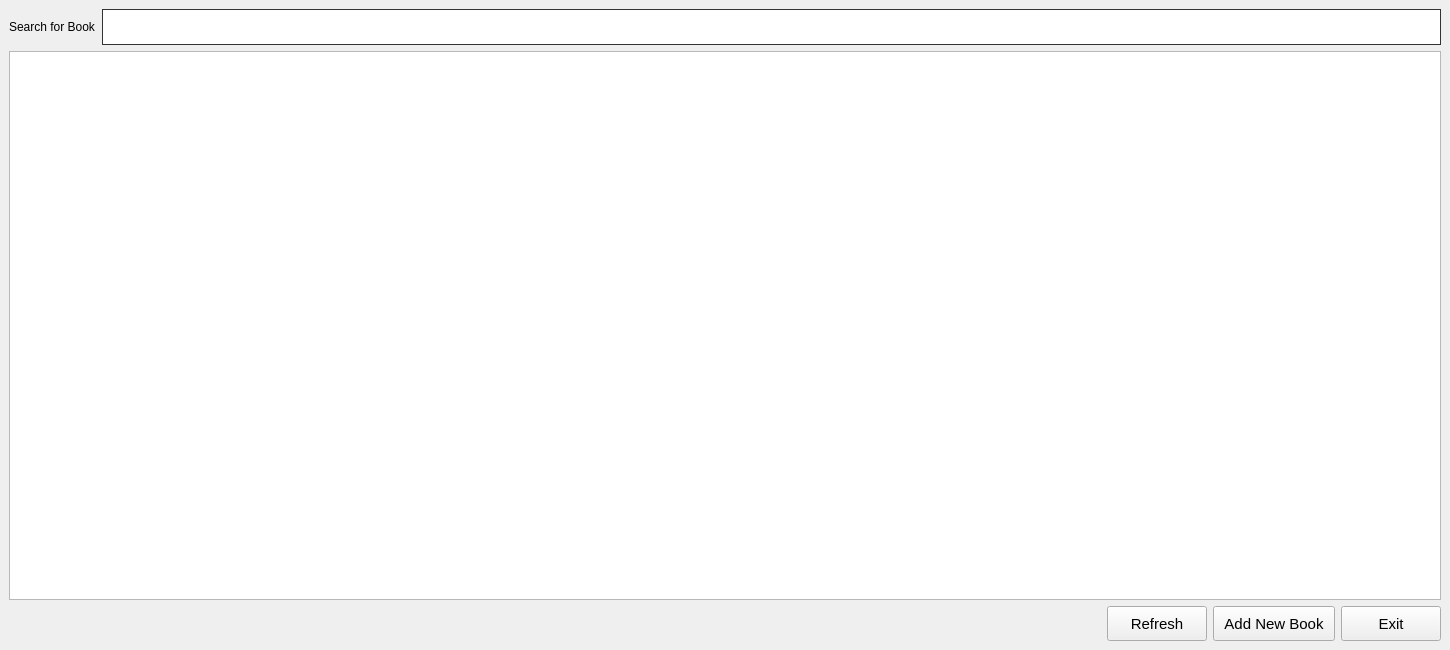
<?xml version="1.0" encoding="UTF-8"?>
<ui version="4.0">
 <class>Browse</class>
 <widget class="QMainWindow" name="Browse">
  <property name="geometry">
   <rect>
    <x>0</x>
    <y>0</y>
    <width>1450</width>
    <height>650</height>
   </rect>
  </property>
  <property name="minimumSize">
   <size>
    <width>1200</width>
    <height>650</height>
   </size>
  </property>
  <property name="windowTitle">
   <string>Browse</string>
  </property>
  <widget class="QWidget" name="centralwidget">
   <layout class="QVBoxLayout" name="verticalLayout_2">
    <item>
     <layout class="QVBoxLayout" name="verticalLayout">
      <item>
       <layout class="QHBoxLayout" name="horizontalLayout_2">
        <item>
         <widget class="QLabel" name="label">
          <property name="text">
           <string>Search for Book</string>
          </property>
          <property name="buddy">
           <cstring>searchingElement</cstring>
          </property>
         </widget>
        </item>
        <item>
         <widget class="QLineEdit" name="searchingElement">
          <property name="styleSheet">
           <string notr="true">outline:none;
border:0.5px solid #333;
padding:7px 15px;
font-size:15px;</string>
          </property>
         </widget>
        </item>
       </layout>
      </item>
      <item>
       <widget class="QTableView" name="tableView"/>
      </item>
      <item>
       <layout class="QHBoxLayout" name="horizontalLayout">
        <item>
         <spacer name="horizontalSpacer">
          <property name="orientation">
           <enum>Qt::Horizontal</enum>
          </property>
          <property name="sizeHint" stdset="0">
           <size>
            <width>40</width>
            <height>20</height>
           </size>
          </property>
         </spacer>
        </item>
        <item>
         <widget class="QPushButton" name="refresh">
          <property name="minimumSize">
           <size>
            <width>100</width>
            <height>35</height>
           </size>
          </property>
          <property name="styleSheet">
           <string notr="true">padding:0 10px;
font-size:15px;</string>
          </property>
          <property name="text">
           <string>Refresh</string>
          </property>
         </widget>
        </item>
        <item>
         <widget class="QPushButton" name="addNew">
          <property name="minimumSize">
           <size>
            <width>0</width>
            <height>35</height>
           </size>
          </property>
          <property name="styleSheet">
           <string notr="true">padding:0 10px;
font-size:15px;</string>
          </property>
          <property name="text">
           <string>Add New Book</string>
          </property>
         </widget>
        </item>
        <item>
         <widget class="QPushButton" name="exitBtn">
          <property name="minimumSize">
           <size>
            <width>100</width>
            <height>35</height>
           </size>
          </property>
          <property name="styleSheet">
           <string notr="true">padding:0 10px;
font-size:15px;</string>
          </property>
          <property name="text">
           <string>Exit</string>
          </property>
         </widget>
        </item>
       </layout>
      </item>
     </layout>
    </item>
   </layout>
  </widget>
  <action name="actionbca">
   <property name="text">
    <string>bca</string>
   </property>
  </action>
  <action name="actionbcom">
   <property name="text">
    <string>bcom</string>
   </property>
  </action>
 </widget>
 <resources/>
 <connections/>
</ui>
